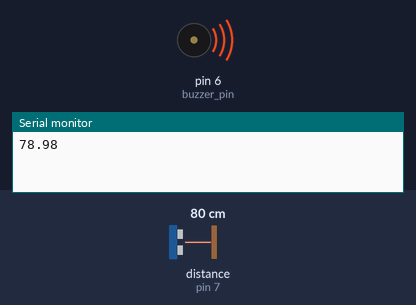
Bench run of a sketch on a simulated Arduino Uno, built with avr-gcc and run on an emulated ATmega328P. Shown: buzzer (waves = sounding, pin HIGH), the last lines printed to the serial monitor. Wiring (inferred from the names in the program): ultrasonic range finder: trigger pin 8; echo pin 7. The inputs (shaded band) are chosen by the test bench; at power-on: distance to the obstacle (sensor on pin 7) 80 cm. The echo pulse lasts 58.3 µs per cm; pins used as bus, display or sensor lines are not drawn.

Above: at 1.8 s.
1.9 s: distance to the obstacle (sensor on pin 7) set to 23 cm
6.0 s: distance to the obstacle (sensor on pin 7) set to 18 cm
At 7.1 s:
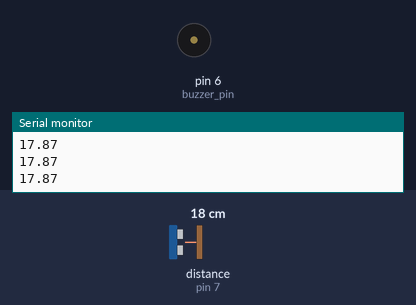
7.5 s: distance to the obstacle (sensor on pin 7) set to 35 cm
At 8.3 s:
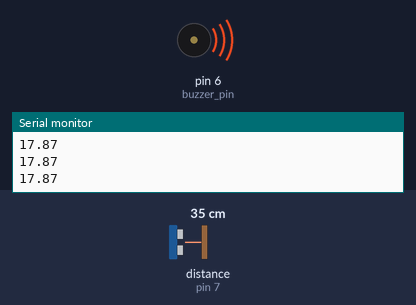
11.6 s: distance to the obstacle (sensor on pin 7) set to 2 cm
At 13.1 s:
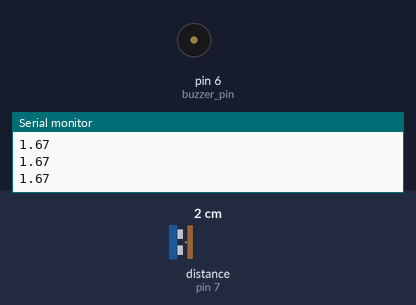
Timing chart, 0 to 14.6 s (numbered marks = the images above; inputs shaded):
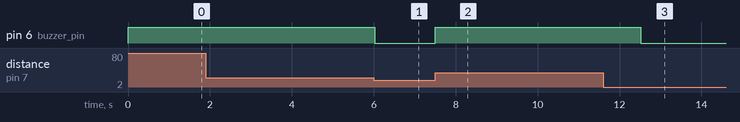

Measured:
- the behaviour switches between 21 and 20 cm on distance to the obstacle (sensor on pin 7) (found by bisection; images 0 and 1)
- after the input at 6.0 s, pin 6 (buzzer_pin): HIGH → LOW at once
- after the input at 7.5 s, pin 6 (buzzer_pin): LOW → HIGH at once
- after the input at 11.6 s, pin 6 (buzzer_pin): HIGH → LOW after 0.92 s

The sketch:

horizontal_us_sensor.ino
```cpp
int trigger = 8;
int echo_pin=7;
int buzzer_pin=6;
void setup() {

  pinMode(trigger,OUTPUT);
  pinMode(echo_pin,INPUT);
  pinMode(buzzer_pin,OUTPUT);

  Serial.begin(9600);

  digitalWrite(trigger,LOW);
 //delay(2);

}

void loop() {

 digitalWrite(trigger,HIGH);
 delay(0.01);
 digitalWrite(trigger,LOW);
 float duration = pulseIn(echo_pin,HIGH,10000);
 float dist;
 if(duration != 0)
 {
 float speed_=0.034;
 dist=speed_ * duration/2;
 if(dist >= 20)
 {
  digitalWrite(buzzer_pin,HIGH);
  delay(1000);
 }
  digitalWrite(buzzer_pin,LOW);
 }
 Serial.println(dist);

}
```
